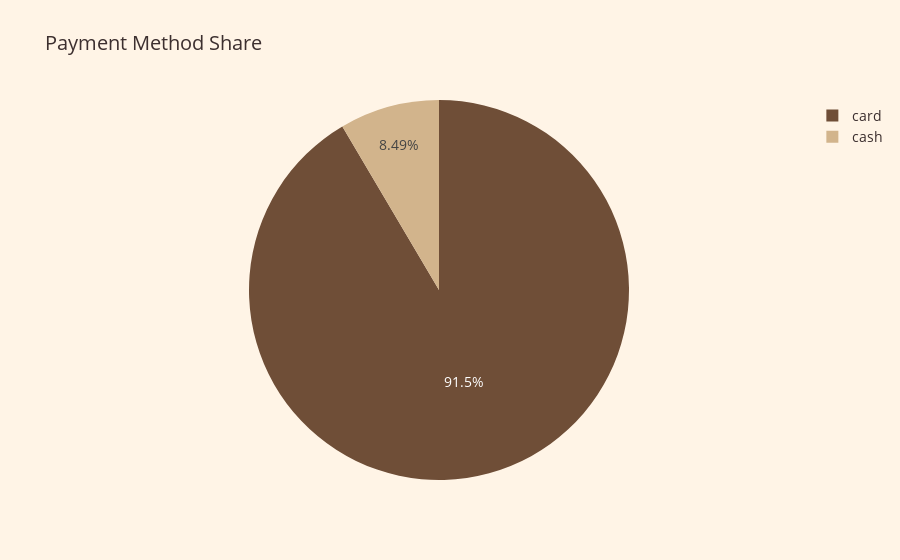

Notebook source saved alongside this figure:
### Code cell
#  4: Payment Type Share
payment_share = df.groupby("cash_type")["money"].sum().reset_index()

fig4 = px.pie(
    payment_share,
    names="cash_type", values="money",
    title=" Payment Method Share",
    color="cash_type",
    color_discrete_map={"card": "#6F4E37", "cash": "#D2B48C"}  # coffee shades
)

fig4.update_layout(
    template="plotly_white",
    paper_bgcolor="#FFF4E6",
    font=dict(color="#3C2F2F", size=14)
)
fig4.show()

### Figure 1 — Plotly figure (JSON) as saved in the notebook; plotly's stock layout.template omitted (floating-point values rounded to 4 significant figures)
{"data": [{"customdata": [["card"], ["cash"]], "domain": {"x": [0, 1], "y": [0, 1]}, "hovertemplate": "cash_type=%{customdata[0]}<br>money=%{value}<extra></extra>", "labels": ["card", "cash"], "legendgroup": "", "marker": {"colors": ["#6F4E37", "#D2B48C"]}, "name": "", "showlegend": true, "type": "pie", "values": [34320.0, 3186.0]}], "layout": {"font": {"color": "#3C2F2F", "size": 14}, "legend": {"tracegroupgap": 0}, "paper_bgcolor": "#FFF4E6", "title": {"text": " Payment Method Share"}}}
